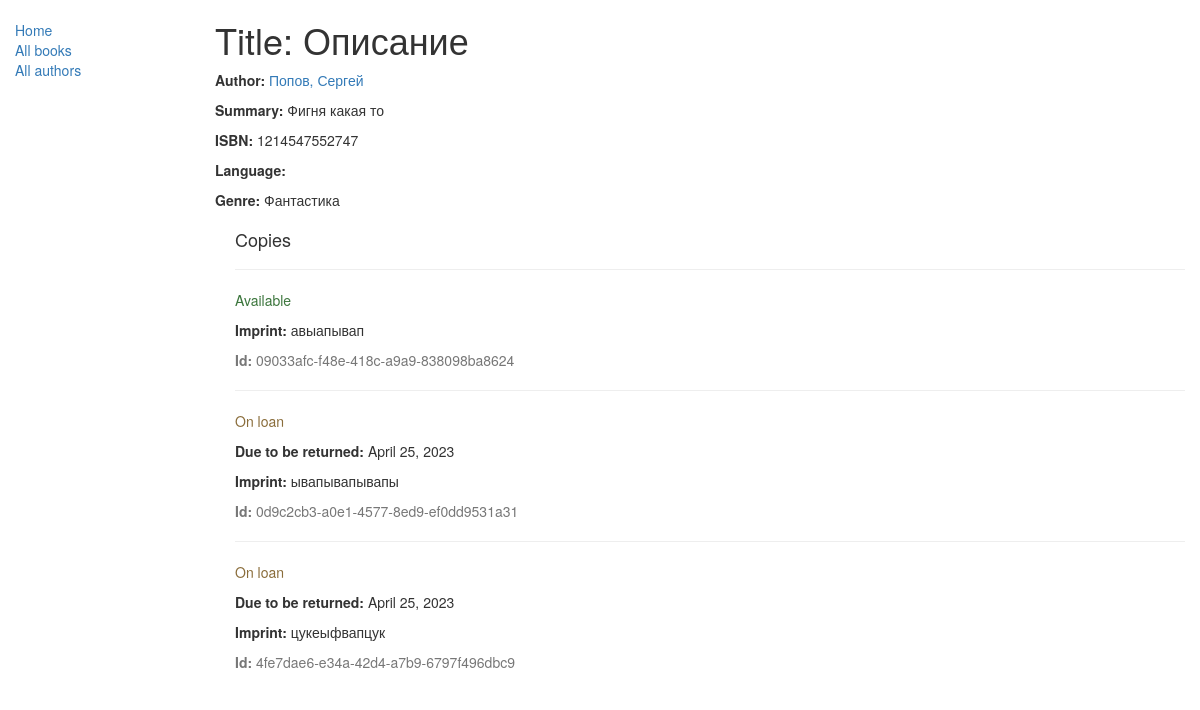
/catalog/book/1, run on the app's committed database.
### catalog/models.py (models this page shows, shortened)
class Book(models.Model):
    title = models.CharField(max_length=200)
    author = models.ForeignKey('Author', on_delete=models.SET_NULL, null=True)
    summary = models.TextField(max_length=1000, help_text="Enter a brief description of the book")
    isbn = models.CharField('ISBN',max_length=13, help_text='13 Character <a href="https://www.isbn-international.org/content/what-isbn">ISBN number</a>')
    genre = models.ManyToManyField(Genre, help_text="Select a genre for this book")
    def display_genre(self):
        """
        Creates a string for the Genre. This is required to display genre in Admin.
        """
        return ', '.join([ genre.name for genre in self.genre.all()[:3] ])
    display_genre.short_description = 'Genre'

class Author(models.Model):
    first_name = models.CharField(max_length=100)
    last_name = models.CharField(max_length=100)
    date_of_birth = models.DateField(null=True, blank=True)
    date_of_death = models.DateField('Died', null=True, blank=True)
    def get_absolute_url(self):
        return reverse('author-detail', args=[str(self.id)])
    def __str__(self):
        return '%s, %s' % (self.last_name, self.first_name)

class Genre(models.Model):
    name = models.CharField(max_length=200, help_text="Enter a book genre (e.g. Science Fiction, French Poetry etc.)")
    def __str__(self):
        return self.name

class BookInstance(models.Model):
    id = models.UUIDField(primary_key=True, default=uuid.uuid4, help_text="Unique ID for this particular book across whole library")
    book = models.ForeignKey('Book', on_delete=models.SET_NULL, null=True)
    imprint = models.CharField(max_length=200)
    due_back = models.DateField(null=True, blank=True)
    LOAN_STATUS = (
        ('m', 'Maintenance'),
        ('o', 'On loan'),
        ('a', 'Available'),
        ('r', 'Reserved'),
    )
    status = models.CharField(max_length=1, choices=LOAN_STATUS, blank=True, default='m', help_text='Book availability')
    class Meta:
        ordering = ["due_back"]

### catalog/views.py (the view)
# urls.py: re_path(r'^book/(?P<pk>\d+)$', views.BookDetailView.as_view(), name='book-detail'),
class BookDetailView(generic.DetailView):
    model = Book

### catalog/templates/catalog/book_detail.html
{% extends "base_generic.html" %}
{% block content %}
  <h1>Title: {{ book.title }}</h1>
  <p><strong>Author:</strong> <a href="{{ book.author.get_absolute_url }}">{{ book.author }}</a></p>
  <p><strong>Summary:</strong> {{ book.summary }}</p>
  <p><strong>ISBN:</strong> {{ book.isbn }}</p>
  <p><strong>Language:</strong> {{ book.language }}</p>
  <p><strong>Genre:</strong> {% for genre in book.genre.all %} {{ genre }}{% if not forloop.last %}, {% endif %}{% endfor %}</p>
  <div style="margin-left:20px;margin-top:20px">
    <h4>Copies</h4>
    {% for copy in book.bookinstance_set.all %}
    <hr>
    <p class="{% if copy.status == 'a' %}text-success{% elif copy.status == 'd' %}text-danger{% else %}text-warning{% endif %}">{{ copy.get_status_display }}</p>
    {% if copy.status != 'a' %}<p><strong>Due to be returned:</strong> {{copy.due_back}}</p>{% endif %}
    <p><strong>Imprint:</strong> {{copy.imprint}}</p>
    <p class="text-muted"><strong>Id:</strong> {{copy.id}}</p>
    {% endfor %}
  </div>
{% endblock %}

### data on the page
Book: title "Описание", author "Попов, Сергей", summary "Фигня какая то", isbn "1214547552747"
Genre: name "Фантастика"
BookInstance: status "Available", imprint "авыапывап", id "09033afc-f48e-418c-a9a9-838098ba8624"
BookInstance: status "On loan", due_back "April 25, 2023", imprint "ывапывапывапы", id "0d9c2cb3-a0e1-4577-8ed9-ef0dd9531a31"
BookInstance: status "On loan", due_back "April 25, 2023", imprint "цукеыфвапцук", id "4fe7dae6-e34a-42d4-a7b9-6797f496dbc9"
